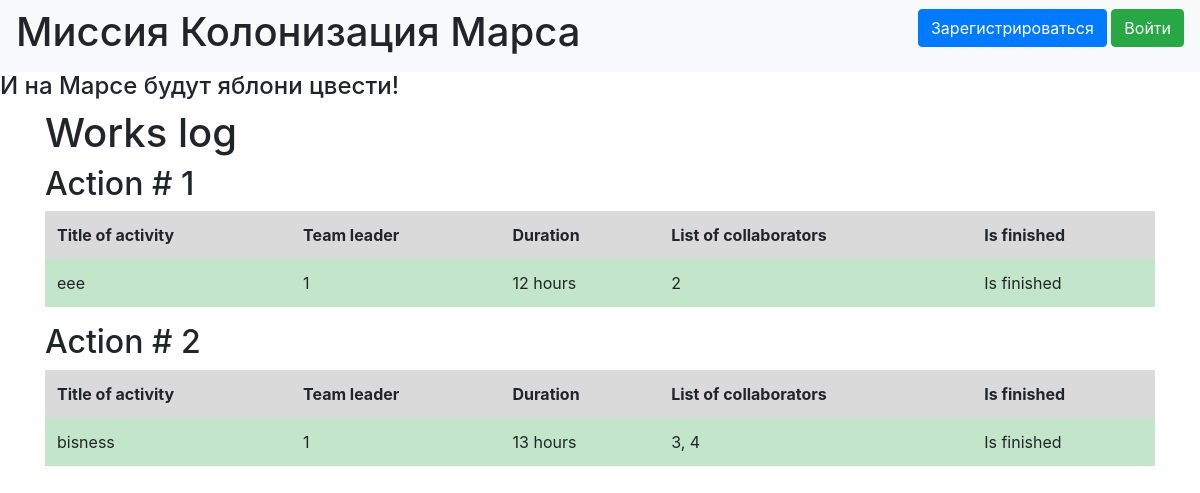
Before: / with the older database file.
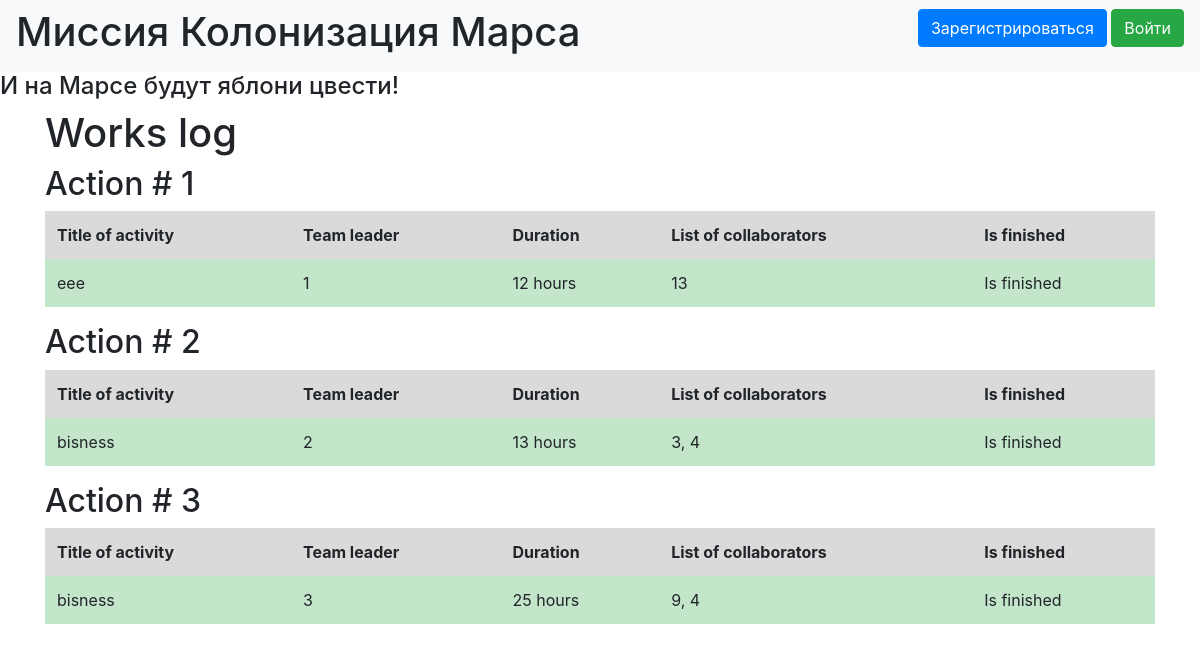
After: the same page with the newer database file.
### data/jobs.py (models this page shows)
class Jobs(SqlAlchemyBase):
    __tablename__ = 'jobs'
    id = sqlalchemy.Column(sqlalchemy.Integer,
                           primary_key=True, autoincrement=True)
    team_leader = sqlalchemy.Column(sqlalchemy.Integer,
                                    sqlalchemy.ForeignKey("users.id"))
    job = sqlalchemy.Column(sqlalchemy.String, nullable=True)
    work_size = sqlalchemy.Column(sqlalchemy.Integer)
    collaborators = sqlalchemy.Column(sqlalchemy.String)
    start_date = sqlalchemy.Column(sqlalchemy.DateTime,
                                   default=datetime.datetime.now)
    end_date = sqlalchemy.Column(sqlalchemy.DateTime)
    is_finished = sqlalchemy.Column(sqlalchemy.Boolean, default=False)
    user = orm.relation('User')

### main.py (the view)
@app.route('/')
def index():
    session = db_session.create_session()
    job = session.query(Jobs).all()
    return render_template('index.html', job=job)

### data/db_session.py (called while the page is built)
def create_session() -> Session:
    global __factory
    return __factory()

### templates/index.html
{% extends "base.html" %}
{% block content %}
<h1>Works log</h1>
{% for item in job%}
<h2>Action # {{item.id}}</h2>
   <table class="table table-borderless">
  <thead>
    <tr class="table-active">
      <th scope="col">Title of activity</th>
      <th scope="col">Team leader</th>
      <th scope="col">Duration</th>
      <th scope="col">List of collaborators</th>
      <th scope="col">Is finished</th>
    </tr>
  </thead>
  <tbody>
    <tr>
      <td class="table-success">{{item.job}}</td>
      <td class="table-success">{{item.team_leader}}</td>
      <td class="table-success">{{item.work_size}} hours</td>
      <td class="table-success">{{item.collaborators}}</td>
      {%if item.is_finished%}
        <td class="table-success">Is finished</td>
      {%else%}
        <td class="table-danger">Is not finished</td>
      {%endif%}
    </tr>
  </tbody>
</table>
{% endfor %}
{% endblock %}

### templates/base.html (shortened to what this page needs)
<!DOCTYPE html>
<html lang="en">
<head>
    <link rel="stylesheet"
                    href="https://stackpath.bootstrapcdn.com/bootstrap/4.4.1/css/bootstrap.min.css"
>
</head>
<body>
<nav class="navbar navbar-light bg-light">
    <h1>Миссия Колонизация Марса</h1>
    {% if current_user.is_authenticated %}
    <a class="navbar-brand" href="/logout">{{ current_user.name }}</a>
{% else %}
    <p>
        <a class="btn btn-primary " href="/register">Зарегистрироваться</a>
        <a class="btn btn-success" href="/login">Войти</a>
    </p>
{% endif %}
</nav>
<h4>И на Марсе будут яблони цвести!</h4>
<main role="main" class="container">
    {% block content %}{% endblock %}
</main>
</body>
</html>

Changed rows visible on the page:
changed Jobs "еее": collaborators "2" → "13"
changed Jobs id 2: team_leader "1" → "2"
added Jobs: id "3", job "bisness", team_leader "3", work_size "25", collaborators "9, 4", is_finished "Is finished"
